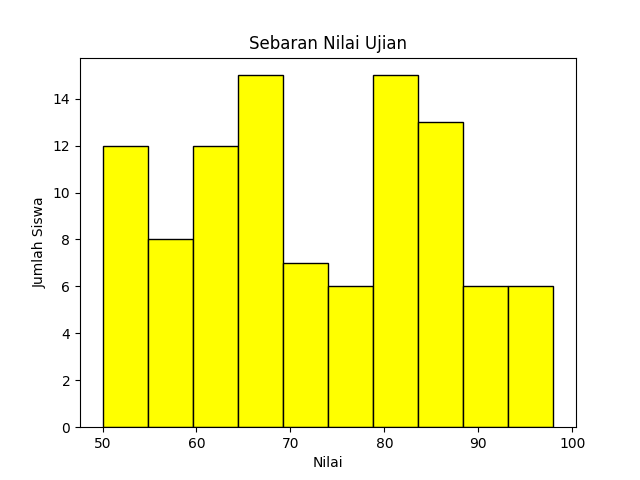

This figure's Python source:
import numpy as np
import matplotlib.pyplot as plt

nilai = np.random.randint(50, 100, 100)

plt.hist(nilai, bins=10, color='yellow', edgecolor='black')
plt.title("Sebaran Nilai Ujian")
plt.xlabel("Nilai")
plt.ylabel("Jumlah Siswa")

plt.savefig("Tugas4.png")
plt.show()
